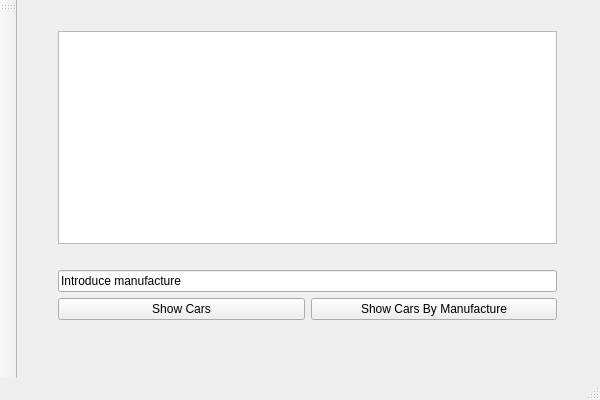
<?xml version="1.0" encoding="UTF-8"?>
<ui version="4.0">
 <class>carmanagerClass</class>
 <widget class="QMainWindow" name="carmanagerClass">
  <property name="geometry">
   <rect>
    <x>0</x>
    <y>0</y>
    <width>600</width>
    <height>400</height>
   </rect>
  </property>
  <property name="windowTitle">
   <string>carmanager</string>
  </property>
  <widget class="QWidget" name="centralWidget">
   <widget class="QWidget" name="verticalLayoutWidget">
    <property name="geometry">
     <rect>
      <x>30</x>
      <y>20</y>
      <width>521</width>
      <height>311</height>
     </rect>
    </property>
    <layout class="QVBoxLayout" name="verticalLayout">
     <item>
      <widget class="QListWidget" name="CarsList"/>
     </item>
     <item>
      <widget class="QLabel" name="CarsNumber">
       <property name="text">
        <string/>
       </property>
      </widget>
     </item>
     <item>
      <widget class="QLineEdit" name="ManufactureInput">
       <property name="text">
        <string>Introduce manufacture</string>
       </property>
      </widget>
     </item>
     <item>
      <layout class="QHBoxLayout" name="horizontalLayout">
       <item>
        <widget class="QPushButton" name="ShowCars">
         <property name="text">
          <string>Show Cars</string>
         </property>
        </widget>
       </item>
       <item>
        <widget class="QPushButton" name="ShowManufacture">
         <property name="text">
          <string>Show Cars By Manufacture</string>
         </property>
        </widget>
       </item>
      </layout>
     </item>
    </layout>
   </widget>
  </widget>
  <widget class="QMenuBar" name="menuBar">
   <property name="geometry">
    <rect>
     <x>0</x>
     <y>0</y>
     <width>600</width>
     <height>21</height>
    </rect>
   </property>
  </widget>
  <widget class="QToolBar" name="mainToolBar">
   <attribute name="toolBarArea">
    <enum>LeftToolBarArea</enum>
   </attribute>
   <attribute name="toolBarBreak">
    <bool>false</bool>
   </attribute>
  </widget>
  <widget class="QStatusBar" name="statusBar"/>
 </widget>
 <layoutdefault spacing="6" margin="11"/>
 <resources>
  <include location="carmanager.qrc"/>
 </resources>
 <connections/>
</ui>
